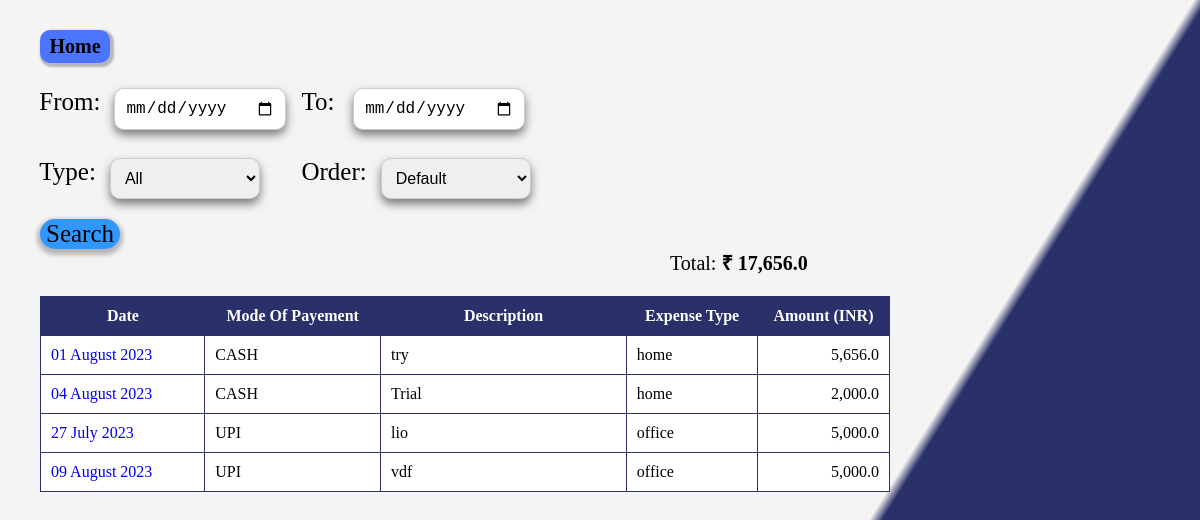
Screenshot of /view/ with the database file from the repository.
### app/models.py (models this page shows)
class Entry(models.Model):
    type = models.ForeignKey(Payement, blank=False, null=False, on_delete=models.CASCADE)
    exp_type = models.ForeignKey(ExpenseType,on_delete=models.CASCADE)
    description = models.TextField(max_length=100, blank=True)
    amount = models.FloatField(null=False, blank=False)
    date = models.DateField()
    def __str__(self):
        return str(self.description[:40])

class Payement(models.Model):
    type = models.TextField(max_length=100)
    def __str__(self):
        return self.type

class ExpenseType(models.Model):
    expense_type = models.TextField(max_length=100)
    def __str__(self):
        return self.expense_type

### app/views.py (the view)
# urls.py: path('view/', views.view, name='view'),
def view(request):
    print(f"from:{request.POST.get('from')}")
    print(f"to:{request.POST.get('to')}")
    print(f"type:{request.POST.get('type')}")
    print(f"order:{request.POST.get('order')}")
    entries = Entry.objects.all()
    if request.POST.get('from') == None :
        pass
    elif request.POST.get('from') == '':
        pass
    else:
        fr = request.POST.get('from')
        entries = entries.filter(date__gte=fr)
    if request.POST.get('to') == None :
        pass
    elif request.POST.get('to') == '':
        pass
    else:
        to = request.POST.get('to')
        entries = entries.filter(date__lte=to)
    if request.POST.get('type') != None:
        ty = request.POST.get('type')
        entries = entries.filter(exp_type__expense_type__contains=ty)
    if request.POST.get('order') == 'asc-date':
        entries = entries.order_by('date')
    elif request.POST.get('order') == 'desc-date':
        entries = entries.order_by('-date')
    elif request.POST.get('order') == 'asc-amt':
        entries = entries.order_by('amount')
    elif request.POST.get('order') == 'desc-amt':
        entries = entries.order_by('-amount')
    count = entries.count()
    total = entries.aggregate(total_sum=Sum('amount'))['total_sum'] # to get sum
    context ={'entries': entries , 'count': count, 'total':total}
    return render(request, 'view.html', context)

### templates/view.html (shortened to what this page needs)
{% extends 'base.html' %}
{% load humanize %}
{% block content %}
<form method='POST' action=''>
<div class='middle-container'>
    <a href='{% url "home" %}' class='home-button' style="margin-top:30px;"><b>Home</b></a>
    <div class='nav'>
        <div>
        <div class='search-content'><div>From:</div><input type='date' name='from' class='input-option'/></div><br/>
        <div class='search-content'><div>Type:</div><select name='type' class='input-option'>
            <option value=''>All</option>
        </select></div>
        </div>
        <div>
            <div class='search-content'><div>To:</div><input type='date' name='to' class='input-option'/></div><br/>
            <div class='search-content'><div>Order:</div><select name='order' class='input-option'>
                <option value='def'>Default</option>
            </select>
            </div>
        </div>
    </div>
    <div style='text-align:left;'>
        <button class='search'>Search</button>
    </div>
    {% if count == 0 %}
        <div class='no-entry'>No entries found !</div>
    {% else %}
    <div style='width:850px; font-size:16px;' >
        <div class='total'>Total: <b>₹ {{ total | intcomma }}</b></div>
        <table>
            <thead>
                <tr>
                    <th>Date</th>
                    <th>Mode Of Payement</th>
                    <th>Description</th>
                    <th>Expense Type</th>
                    <th>Amount (INR)</th>
                </tr>
            </thead>
            <tbody>
            {% for entry in entries %}
                <tr>
                    <td><a style="text-decoration:none;" href='{% url "data" entry.id %}'>{{ entry.date|date:"d F Y" }}</a></td>
                    <td>{{ entry.type }}</td>
                    <td>{{ entry }}</td>
                    <td>{{ entry.exp_type }}</td>
                    <td>{{ entry.amount |intcomma }}</td>
                </tr>
            {% endfor %}
            </tbody>
        </table>
    </div>
    {% endif %}
</div>
</form>
{% endblock %}

### templates/base.html (shortened to what this page needs)
<!DOCTYPE html>
{% load static %}
<html>
    <head>
        <link rel="stylesheet" type="text/css" href='{% static "main.css" %}'/>
    </head>
    <body>
        {% block content %}
        {% endblock %}
    </body>
</html>

### static/main.css (style rules this page uses)
body, html { height: 100%; margin: 0; padding: 0; width : 100vw; height: 100vh; background: linear-gradient(122deg, #F4F4F4 70.23%, #2A3069 71.02%); }
.middle-container { display: flex; flex-direction: column; justify-content: center; align-items: left; margin-left: 40px; margin-right: 40px; }

### templates/view.html (style rules this page uses)
.input-option { width: 150px; padding: 10px; margin-left:11px; font-size: 16px; border: 1px solid #ccc; border-radius: 10px; transition:0.2s; box-shadow: 0 5px 10px rgba(0, 0, 0, 0.5); }
.nav { display: grid; grid-template-columns: 1fr 1fr; justify-content: center; align-items: left; gap: 15px; border-radius: 5px; padding: 20px; text-align: left; max-width:450px; margin-top:5px; background: transparent; font-size: 25px; font-family: 'Comic Sans MS'; }
.search { height: auto; width: auto; font-family:'Comic Sans MS'; font-size: 25px; text-align: center; background-color: #3097ff; box-shadow: 0px 3px 4px 3px rgba(0, 0, 0, 0.25); transition-duration: 0.4s; border-radius: 20px; border:none; }
.home-button { background-color: rgb(75, 117, 255); text-decoration: none; display: inline-block; cursor: pointer; text-align:center; font-size:20px; color:black; padding: 5px; border-radius:10px; font-family: 'Comic Sans MS'; max-width: 60px; box-shadow: 2px 2px 2px 2px rgba(0, 0, 0, 0.25); }
table { width: 100%; border-collapse: collapse; margin-top: 20px; background-color: #FFFFFF; border: 1px solid #2A3069; font-family: 'Comic Sans MS' }
th { background-color: #2A3069; color: #FFFFFF; padding: 10px; }
td { border: 1px solid #2A3069; padding: 10px; }
td:last-child { text-align: right; width: 120px; }
td:first-child { width:160px; }
td:nth-child(2) { width:170px; }
td:nth-child(3) { width:250px; }
td:nth-child(4) { width:120px; }
.total { font-family:'Comic Sans MS'; margin-left:630px; font-size: 20px; }
.search-content { background: transparent; justify-content: center; display: grid; grid-template-columns: 1fr 5fr; gap: 3px; }

### rows the page displays
Entry: date "01 August 2023", type "CASH", description "try", exp_type "home", amount "5,656.0"
Entry: date "04 August 2023", type "CASH", description "Trial", exp_type "home", amount "2,000.0"
Entry: date "27 July 2023", type "UPI", description "lio", exp_type "office", amount "5,000.0"
Entry: date "09 August 2023", type "UPI", description "vdf", exp_type "office", amount "5,000.0"

### other values shown
{{ total | intcomma }} "17,656.0"
